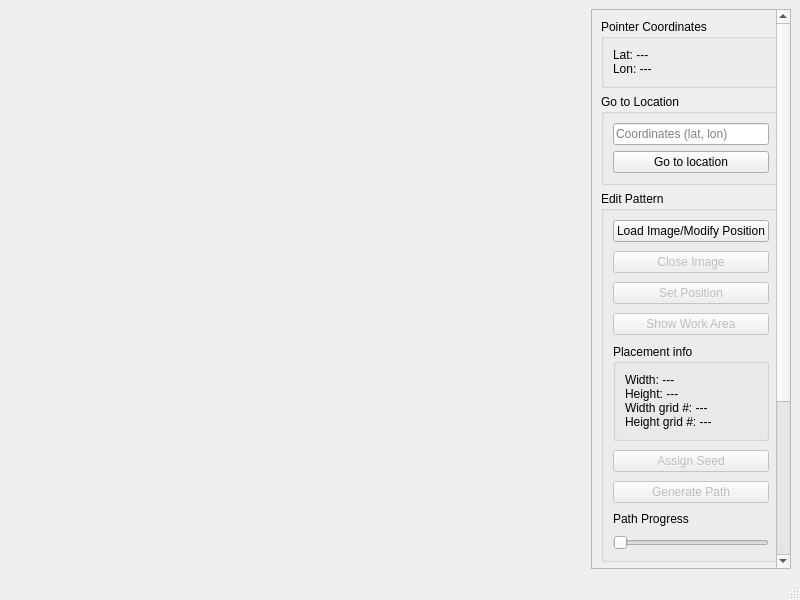
<?xml version="1.0" encoding="UTF-8"?>
<ui version="4.0">
 <class>Test_map_widget</class>
 <widget class="QMainWindow" name="Test_map_widget">
  <property name="geometry">
   <rect>
    <x>0</x>
    <y>0</y>
    <width>800</width>
    <height>600</height>
   </rect>
  </property>
  <property name="windowTitle">
   <string>Test Map Widget</string>
  </property>
  <widget class="QWidget" name="centralwidget">
   <layout class="QHBoxLayout" name="horizontalLayout">
    <item>
     <widget class="Esri::ArcGISRuntime::MapGraphicsView" name="mapView" native="true">
      <property name="sizePolicy">
       <sizepolicy hsizetype="Expanding" vsizetype="Expanding">
        <horstretch>1</horstretch>
        <verstretch>1</verstretch>
       </sizepolicy>
      </property>
     </widget>
    </item>
    <item>
     <widget class="QScrollArea" name="sideScrollArea">
      <property name="sizePolicy">
       <sizepolicy hsizetype="Preferred" vsizetype="Expanding">
        <horstretch>0</horstretch>
        <verstretch>1</verstretch>
       </sizepolicy>
      </property>
      <property name="horizontalScrollBarPolicy">
       <enum>Qt::ScrollBarAlwaysOff</enum>
      </property>
      <property name="widgetResizable">
       <bool>true</bool>
      </property>
      <widget class="QWidget" name="sidePanel">
       <property name="geometry">
        <rect>
         <x>0</x>
         <y>0</y>
         <width>214</width>
         <height>797</height>
        </rect>
       </property>
       <layout class="QVBoxLayout" name="sideLayout">
       <item>
        <widget class="QGroupBox" name="cursorCoordinateGroup">
         <property name="title">
          <string>Pointer Coordinates</string>
         </property>
         <layout class="QVBoxLayout" name="cursorCoordinateLayout">
          <item>
           <widget class="QLabel" name="cursorCoordinateValue">
            <property name="text">
             <string>Lat: ---
Lon: ---</string>
            </property>
            <property name="alignment">
             <set>Qt::AlignmentFlag::AlignLeading|Qt::AlignmentFlag::AlignLeft|Qt::AlignmentFlag::AlignTop</set>
            </property>
           </widget>
          </item>
         </layout>
        </widget>
       </item>
       <item>
        <widget class="QGroupBox" name="goToLocationGroup">
         <property name="title">
          <string>Go to Location</string>
         </property>
         <layout class="QVBoxLayout" name="goToLocationLayout">
          <item>
           <widget class="QLineEdit" name="coordinateInput">
            <property name="placeholderText">
             <string>Coordinates (lat, lon)</string>
            </property>
           </widget>
          </item>
          <item>
           <widget class="QPushButton" name="goToCoordinateButton">
            <property name="text">
             <string>Go to location</string>
            </property>
           </widget>
          </item>
         </layout>
        </widget>
       </item>
       <item>
        <widget class="QGroupBox" name="editPatternGroup">
         <property name="title">
          <string>Edit Pattern</string>
         </property>
         <layout class="QVBoxLayout" name="editPatternLayout" stretch="0,0,0,0,0">
          <property name="spacing">
           <number>9</number>
          </property>
          <item>
           <widget class="QPushButton" name="importImageButton">
            <property name="toolTip">
             <string>Select an image to display on top of the map</string>
            </property>
            <property name="text">
             <string>Load Image/Modify Position</string>
            </property>
           </widget>
          </item>
          <item>
           <widget class="QPushButton" name="removeImageButton">
            <property name="enabled">
             <bool>false</bool>
            </property>
            <property name="toolTip">
             <string>Hide the currently imported image</string>
            </property>
            <property name="text">
             <string>Close Image</string>
            </property>
           </widget>
          </item>
         <item>
          <widget class="QPushButton" name="setPositionButton">
           <property name="text">
            <string>Set Position</string>
           </property>
           <property name="toolTip">
            <string>Replace the image with a map footprint</string>
           </property>
           <property name="enabled">
            <bool>false</bool>
           </property>
          </widget>
         </item>
          <item>
           <widget class="QPushButton" name="showWorkAreaButton">
            <property name="enabled">
             <bool>false</bool>
            </property>
            <property name="text">
             <string>Show Work Area</string>
            </property>
           </widget>
          </item>
          <item>
           <widget class="QGroupBox" name="imagePlacementInfoGroup">
            <property name="title">
             <string>Placement info</string>
            </property>
            <property name="visible">
             <bool>false</bool>
            </property>
            <layout class="QVBoxLayout" name="imagePlacementInfoLayout">
             <item>
              <widget class="QLabel" name="imagePlacementInfoValue">
               <property name="text">
                <string>Width: ---&#xa;Height: ---&#xa;Width grid #: ---&#xa;Height grid #: ---</string>
               </property>
               <property name="alignment">
                <set>Qt::AlignmentFlag::AlignLeading|Qt::AlignmentFlag::AlignLeft|Qt::AlignmentFlag::AlignTop</set>
               </property>
              </widget>
             </item>
            </layout>
           </widget>
          </item>
          <item>
          <widget class="QPushButton" name="openGridButton">
           <property name="enabled">
            <bool>false</bool>
           </property>
           <property name="toolTip">
            <string>Open a new window with a gridded view of the pinned image</string>
           </property>
           <property name="text">
            <string>Assign Seed</string>
           </property>
          </widget>
         </item>
          <item>
           <widget class="QPushButton" name="generatePathButton">
            <property name="enabled">
             <bool>false</bool>
            </property>
            <property name="text">
             <string>Generate Path</string>
            </property>
           </widget>
          </item>
          <item>
           <widget class="QLabel" name="pathProgressLabel">
            <property name="text">
             <string>Path Progress</string>
            </property>
            <property name="visible">
             <bool>false</bool>
            </property>
           </widget>
          </item>
          <item>
           <widget class="QSlider" name="pathProgressSlider">
            <property name="enabled">
             <bool>false</bool>
            </property>
            <property name="toolTip">
             <string>Slide to reveal the generated path step by step.</string>
            </property>
            <property name="orientation">
             <enum>Qt::Horizontal</enum>
            </property>
            <property name="visible">
             <bool>false</bool>
            </property>
           </widget>
          </item>
         </layout>
        </widget>
       </item>
       <item>
        <widget class="QGroupBox" name="obstacleGroup">
         <property name="title">
          <string>Obstacle</string>
         </property>
         <layout class="QVBoxLayout" name="obstacleLayout">
          <item>
           <widget class="QPushButton" name="addObstacleButton">
            <property name="text">
             <string>Add Obstacle</string>
            </property>
           </widget>
          </item>
          <item>
           <widget class="QPushButton" name="cancelObstacleButton">
            <property name="text">
             <string>Cancel</string>
            </property>
           </widget>
          </item>
         </layout>
       </widget>
      </item>
      <item>
       <widget class="QGroupBox" name="monitorGroup">
        <property name="title">
         <string>Monitor</string>
        </property>
        <layout class="QVBoxLayout" name="monitorLayout">
         <item>
          <widget class="QPushButton" name="activateCameraButton">
           <property name="text">
            <string>Activate Camera</string>
           </property>
          </widget>
         </item>
         <item>
          <widget class="QPushButton" name="uploadPathButton">
           <property name="enabled">
            <bool>false</bool>
           </property>
           <property name="text">
            <string>Upload Path</string>
           </property>
          </widget>
         </item>
        </layout>
       </widget>
      </item>
      <item>
       <spacer name="sideSpacer">
        <property name="orientation">
         <enum>Qt::Orientation::Vertical</enum>
         </property>
         <property name="sizeHint" stdset="0">
          <size>
           <width>20</width>
           <height>40</height>
          </size>
         </property>
        </spacer>
       </item>
       <item>
        <widget class="QPushButton" name="exitButton">
         <property name="minimumSize">
          <size>
           <width>120</width>
           <height>0</height>
          </size>
         </property>
         <property name="text">
          <string>Exit Map</string>
         </property>
        </widget>
       </item>
      </layout>
     </widget>
    </widget>
    </item>
   </layout>
  </widget>
  <widget class="QMenuBar" name="menubar">
   <property name="geometry">
    <rect>
     <x>0</x>
     <y>0</y>
     <width>800</width>
     <height>22</height>
    </rect>
   </property>
  </widget>
  <widget class="QStatusBar" name="statusbar"/>
 </widget>
 <customwidgets>
  <customwidget>
   <class>Esri::ArcGISRuntime::MapGraphicsView</class>
   <extends>QWidget</extends>
   <header location="global">MapGraphicsView.h</header>
  </customwidget>
 </customwidgets>
 <resources/>
 <connections/>
</ui>
